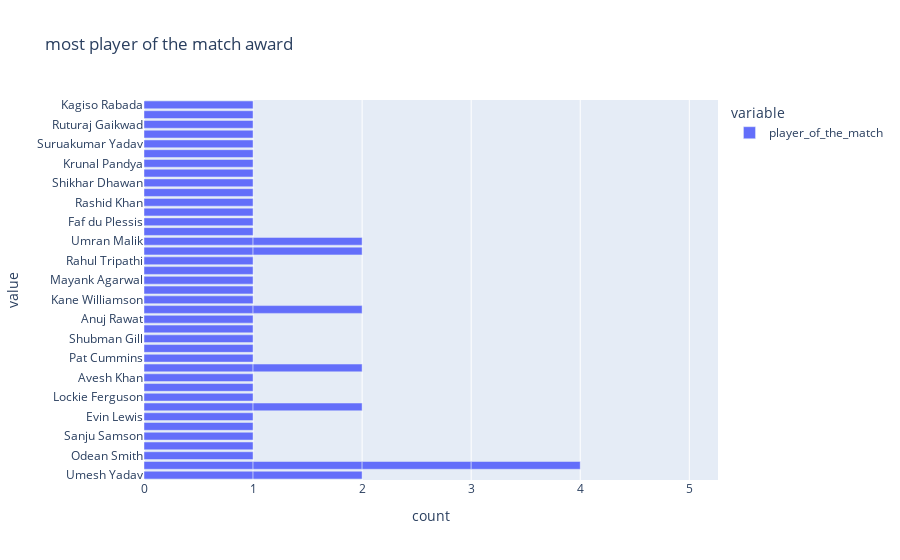

Notebook cell for this chart:
### Code cell
fig=px.bar(data,x=["player_of_the_match"],title="most player of the match award")
fig.show()

### Figure 1 — Plotly figure (JSON) as saved in the notebook; plotly's stock layout.template omitted (floating-point values rounded to 4 significant figures)
{"data": [{"alignmentgroup": "True", "hovertemplate": "variable=player_of_the_match<br>count=%{x}<br>value=%{y}<extra></extra>", "legendgroup": "player_of_the_match", "marker": {"color": "#636efa", "pattern": {"shape": ""}}, "name": "player_of_the_match", "offsetgroup": "player_of_the_match", "orientation": "h", "showlegend": true, "textposition": "auto", "type": "bar", "x": [1, 1, 1, 1, 1, 1, 1, 1, 1, 1, 1, 1, 1, 1, 1, 1, 1, 1, 1, 1, 1, 1, 1, 1, 1, 1, 1, 1, 1, 1, 1, 1, 1, 1, 1, 1, 1, 1, 1, 1, 1, 1, 1, 1, 1, 1, 1, 1, 1, 1, 1, 1, 1], "xaxis": "x", "y": ["Umesh Yadav", "Kuldeep Yadav", "Odean Smith", "Mohammed Shami", "Sanju Samson", "Wanindu Hasaranga", "Evin Lewis", "Umesh Yadav", "Jos Buttler", "Lockie Ferguson", "Liam Livingstone", "Avesh Khan", "Dinesh Karthik", "Pat Cummins", "Quinton de Kock", "Shubman Gill", "Abhishek Sharma", "Anuj Rawat", "Kuldeep Yadav", "Yuzvendra Chahal", "Kane Williamson", "Shivam Dube", "Mayank Agarwal", "Hardik Pandya", "Rahul Tripathi", "K L Rahul", "Dinesh Karthik", "Umran Malik", "David Miller", "Yuzvendra Chahal", "Faf du Plessis", "Kuldeep Yadav", "Mukesh Choudhary", "Jos Buttler", "Rashid Khan", "Marco Jansen", "K L Rahul", "Shikhar Dhawan", "Riyan Parag", "Umran Malik", "Kuldeep Yadav", "Krunal Pandya", "Rahul Tewatia", "Suruakumar Yadav", "Mohsin Khan", "Ruturaj Gaikwad", "Rinku Singh", "Kagiso Rabada", null, null, null, null, null], "yaxis": "y"}], "layout": {"autosize": true, "barmode": "relative", "legend": {"title": {"text": "variable"}, "tracegroupgap": 0}, "title": {"text": "most player of the match award"}, "xaxis": {"anchor": "y", "autorange": true, "domain": [0, 1], "range": [0, 5.263], "title": {"text": "count"}, "type": "linear"}, "yaxis": {"anchor": "x", "autorange": true, "domain": [0, 1], "range": [-0.5, 38.5], "title": {"text": "value"}, "type": "category"}}}
